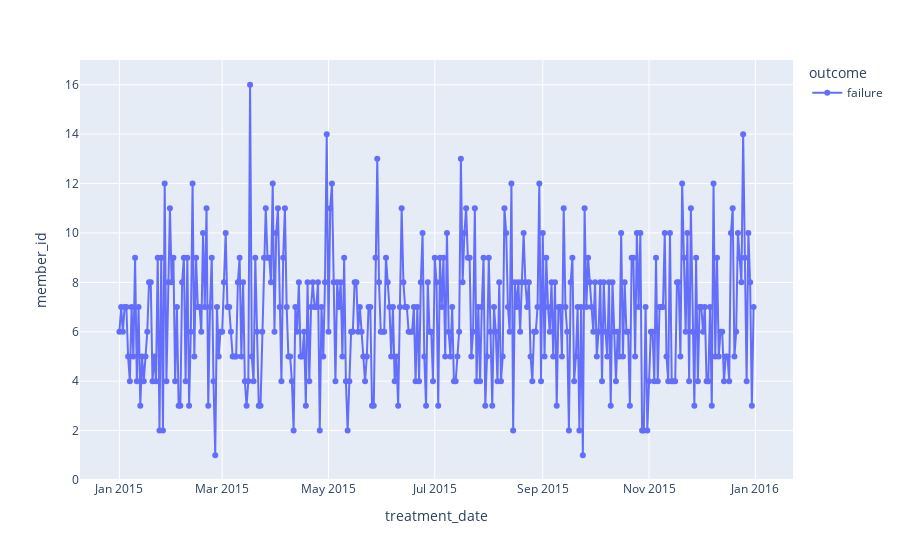

Notebook code cell kept with this figure:
### Code cell
# plot by time 
data_by_time = data.groupby(["treatment_date", "outcome"]).member_id.nunique().reset_index()
data_by_time["treatment_date"] = pd.to_datetime(data_by_time["treatment_date"])
px.line(data_by_time.sort_values("treatment_date"), x="treatment_date", y="member_id", color="outcome", markers=True)
# doesnt appear to be a strong trend over time

### Figure 1 — Plotly figure (JSON) as saved in the notebook; plotly's stock layout.template omitted (floating-point values rounded to 4 significant figures; data arrays with more than 128 entries replaced by an {"elided": "..."} marker saying what was removed)
{"data": [{"hovertemplate": "outcome=failure<br>treatment_date=%{x}<br>member_id=%{y}<extra></extra>", "legendgroup": "failure", "line": {"color": "#636efa", "dash": "solid"}, "marker": {"symbol": "circle"}, "mode": "lines+markers", "name": "failure", "orientation": "v", "showlegend": true, "type": "scatter", "x": {"elided": "365 str values"}, "xaxis": "x", "y": {"elided": "365 int values"}, "yaxis": "y"}], "layout": {"legend": {"title": {"text": "outcome"}, "tracegroupgap": 0}, "margin": {"t": 60}, "xaxis": {"anchor": "y", "domain": [0, 1], "title": {"text": "treatment_date"}}, "yaxis": {"anchor": "x", "domain": [0, 1], "title": {"text": "member_id"}}}}
